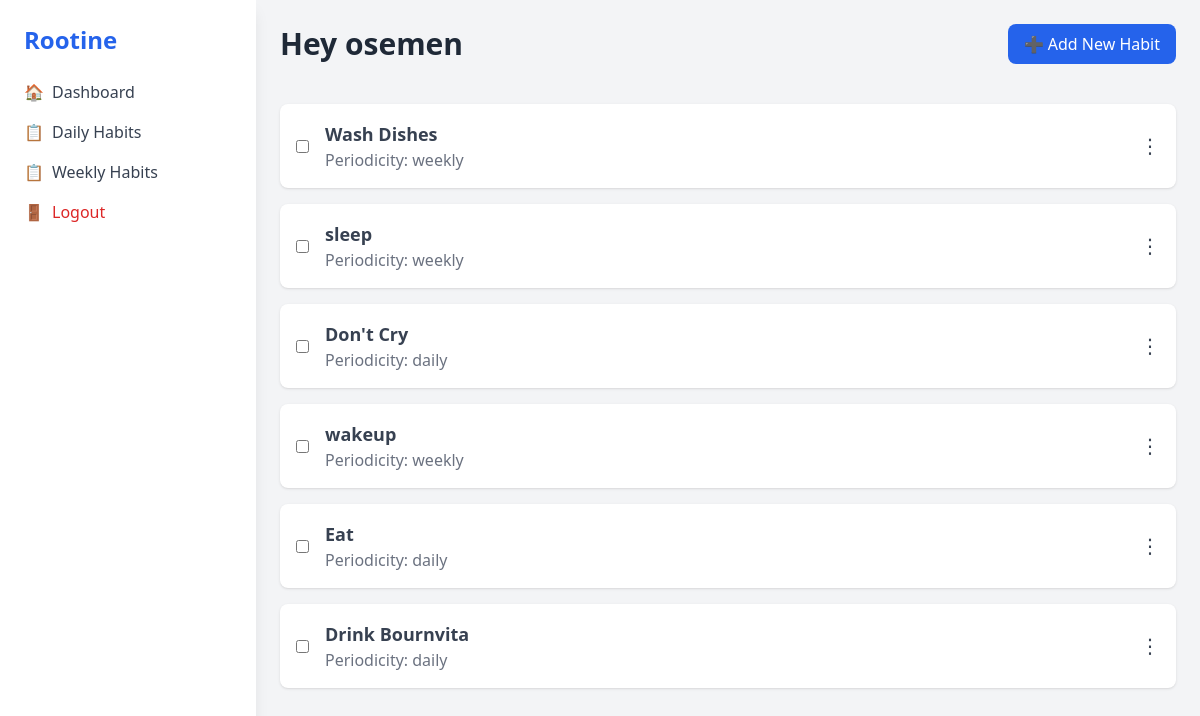
Page /habit/dashboard/ (signed in) on the earlier database version.
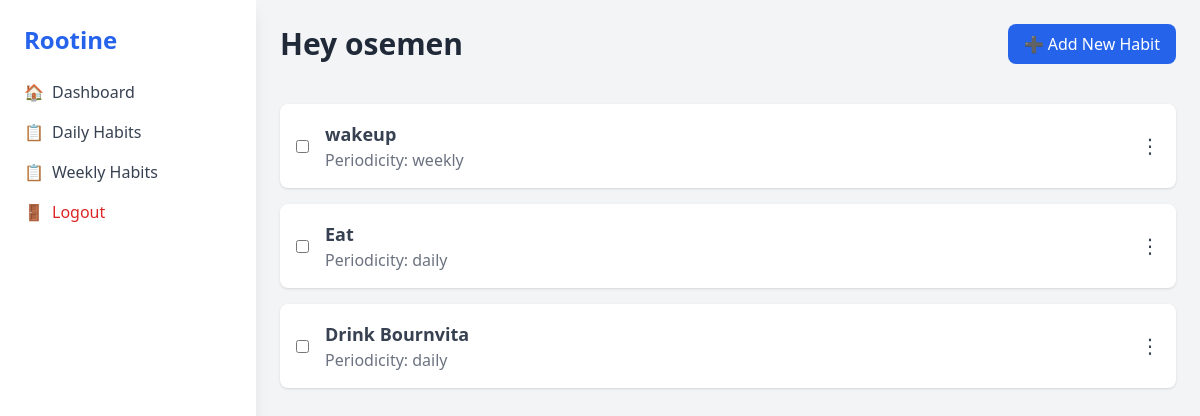
Same page on the later database version.
### habit/models.py (models this page shows, shortened)
class Habit(models.Model):
    PERIODICITY = [
        ("daily", "Daily"),
        ("weekly", "Weekly")
    ]
    name = models.CharField(max_length=255, unique=True)
    description = models.TextField(max_length= 1000)
    user = models.ForeignKey(User, on_delete=models.CASCADE)
    periodicity = models.CharField(max_length=10, choices=PERIODICITY)
    created_at = models.DateTimeField(auto_now_add=True)
    updated_at = models.DateTimeField(auto_now=True)
    def is_completed_on(self, day):
        return self.completions.filter(date=day).exists()

### habit/views.py (the view)
# urls.py: path('habit/dashboard/', views.Dashboard.as_view(), name='dashboard'),
class Dashboard(LoginRequiredMixin, ListView):
    model = Habit
    context_object_name = "habits"
    template_name = "dashboard.html"
    def get_context_data(self, **kwargs):
        context = super().get_context_data(**kwargs)
        context['user'] = self.request.user
        today = date.today()
        for habit in context['habits']:
            habit.completed_today = habit.is_completed_on(today)  # Add completion status
        return context
    def get_queryset(self):
        return Habit.objects.filter(user=self.request.user)

### templates/dashboard.html (shortened to what this page needs)
{% extends 'base.html' %}
{% load static %}
{% block content %}
<div class="max-w-4xl mx-auto mt-10">
    <ul id="habit-list" class="space-y-4">
        {% for habit in habits %}
        <li id="habit-item-{{ habit.id }}"
            class="habit-item flex items-center justify-between bg-white p-4 shadow rounded-lg relative"
            data-habit-id="{{ habit.id }}" data-completed="{{ habit.completed_today }}">
            <div class="flex items-center">
                <input
                    type="checkbox"
                    id="habit-{{ habit.id }}"
                    class="habit-checkbox mr-4"
                    onchange="completeHabit(this)"
                >
                <label for="habit-{{ habit.id }}" class="flex-1">
                    <h3 class="habit-name text-lg font-semibold text-gray-700">{{ habit.name }}</h3>
                    <p class="text-gray-500">Periodicity: {{ habit.periodicity }}</p>
                </label>
            </div>
            <div class="relative group inline-block text-left">
                <button class="text-gray-700 text-xl">⋮</button>
            </div>
        </li>
        {% empty %}
        <p class="text-gray-500">No habits to display.</p>
        {% endfor %}
    </ul>
</div>
{% endblock content %}

Differences in the rows shown:
removed Habit: name "Wash Dishes", periodicity "weekly"
removed Habit: name "sleep", periodicity "weekly"
removed Habit: name "Don't Cry", periodicity "daily"
